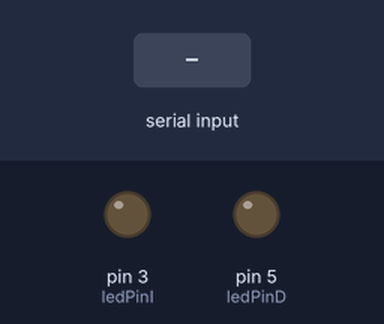
The sketch below on a simulated Arduino Uno, built with avr-gcc and run on an emulated ATmega328P. Parts: output pins drawn as LEDs (lit = HIGH). Dashed ring = blinking. Inputs (shaded band) come from the test bench.

Above: at 1.2 s.
1.3 s: "I" received over Serial
At 1.4 s:
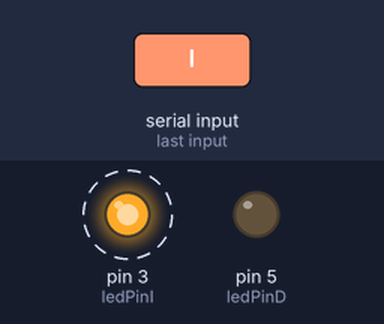
4.3 s: "D" received over Serial
At 4.6 s:
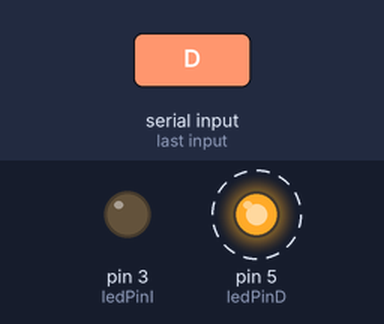
7.3 s: "A" received over Serial
At 8.1 s:
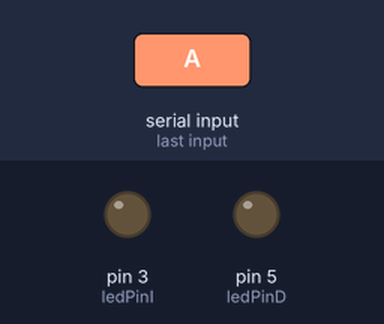
Timing chart, 0 to 10.3 s (numbered marks = the images above; inputs shaded):
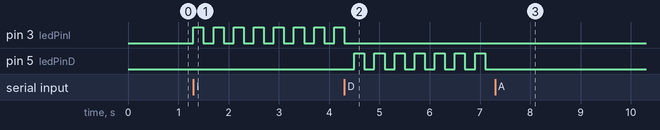

The sketch:

Intermitentes.ino
```cpp
const int ledPinI =  3;
const int ledPinD =  5;


int ledStateI = LOW;
int ledStateD = LOW;
unsigned long previousMillis = 0;

const long interval = 200;
int incomingByte;

int parpadeoI = 0;
int parpadeoD = 0;

void setup() {

  pinMode(ledPinI, OUTPUT);
  pinMode(ledPinD, OUTPUT);
  Serial.begin(9600);
}

void loop() {
  lecturapuerto();
  if (parpadeoI == 1) {
    controlLEDmillisI();
  }
  if (parpadeoD == 1) {
    controlLEDmillisD();
  }

  digitalWrite(ledPinI, ledStateI);
  digitalWrite(ledPinD, ledStateD);
}

void controlLEDmillisI() {

  unsigned long currentMillis = millis();
  if (currentMillis - previousMillis >= interval) {

    previousMillis = currentMillis;
    if (ledStateI == LOW) {
      ledStateI = HIGH;
    } else {
      ledStateI = LOW;
    }
  }
}

void controlLEDmillisD() {

  unsigned long currentMillis = millis();
  if (currentMillis - previousMillis >= interval) {

    previousMillis = currentMillis;
    if (ledStateD == LOW) {
      ledStateD = HIGH;
    } else {
      ledStateD = LOW;
    }
  }
}
void lecturapuerto() {

  if (Serial.available() > 0) {

    incomingByte = Serial.read();
    if (incomingByte == 'I') {
      parpadeoI = 1;
      parpadeoD = 0;
      ledStateD = LOW;
    }
    if (incomingByte == 'A') {
      ledStateI = LOW;
      parpadeoI = 0;
      ledStateD = LOW;
      parpadeoD = 0;
    }
    if (incomingByte == 'D') {
      parpadeoD = 1;
      parpadeoI = 0;
      ledStateI = LOW;
    }
  }
}
```

Measured:
- after the input at 1.3 s, pin 3 (ledPinI): alternates HIGH for 0.20 s and LOW for 0.20 s, starting at once
- after the input at 4.3 s, pin 3 (ledPinI): goes on until 4.3 s, then stays LOW; pin 5 (ledPinD): alternates HIGH for 0.20 s and LOW for 0.20 s, starting after 0.20 s
- after the input at 7.3 s, pin 5 (ledPinD): stops changing and stays LOW
